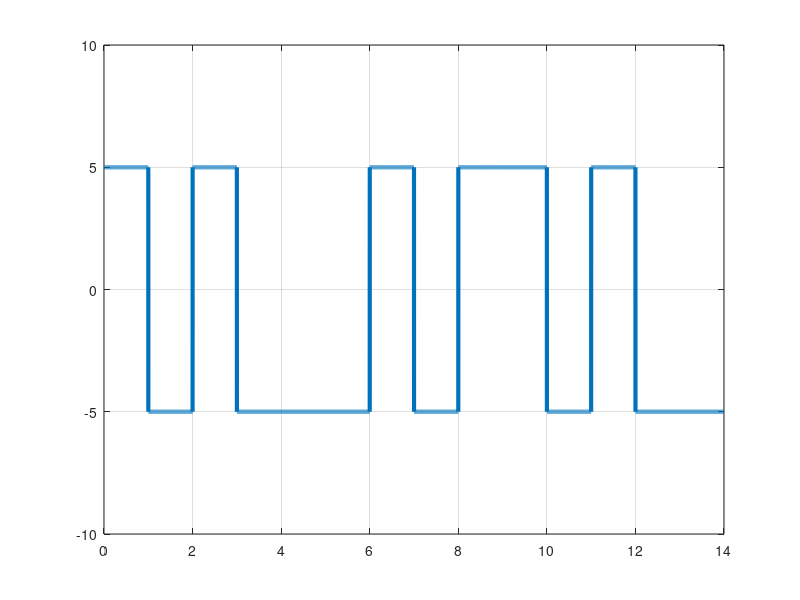

Reproduce this figure in MATLAB.
clc;    %clear command line
clear all;  %clear variables
close all;  %clear figures 

bits = [1 0 1 0 0 0 1 0 1 1 0 1 0 0];

%Modulation :

bitRate = 1;
voltage = 5;

samplingRate = 1000;
samplingTime = 1/samplingRate;
endTime = length(bits)/bitRate;
time = 0:samplingTime:endTime;
disp(time);
index = 1;
modulation = [];

for i = 1:length(time)
    if(bits(index) == 1)
        modulation(i) = voltage;
    else
        modulation(i) = -voltage;
    end
    if(time(i)*bitRate>= index)
        index = index+1;
    end
end

plot(time,modulation,'LineWidth',3);
axis([0 endTime -voltage-5 voltage+5]);
grid on;

%Demodulation : 

index = 1;
demodulation = [];

for i = 1:length(modulation)
    if(modulation(i) == voltage)
        demodulation(index) = 1;
    else
        demodulation(index) = 0;
    end
    if(time(i)*bitRate >= index)
        index = index+1;
    end
end

disp(demodulation);